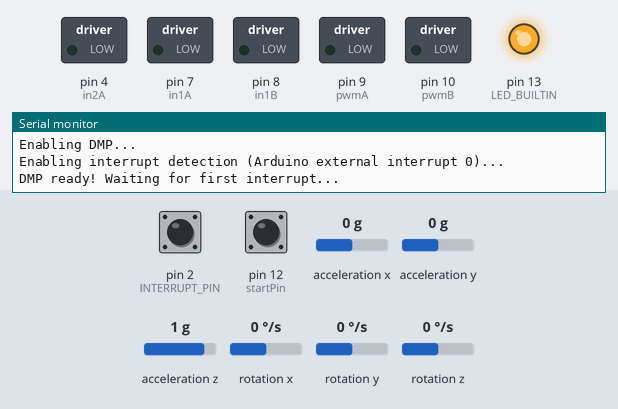
Recording of a sketch running on a simulated Arduino Uno, built with avr-gcc and run on an emulated ATmega328P. Parts: switched loads named in the sketch (green lamp = pin HIGH), output pins drawn as LEDs (lit = HIGH), the last lines printed to the serial monitor. Inputs (shaded band) come from the test bench; at power-on: pin 12 (startPin) HIGH, pin 2 (INTERRUPT_PIN) LOW, acceleration x 0 g, acceleration y 0 g, acceleration z 1 g, rotation x 0 °/s, rotation y 0 °/s, rotation z 0 °/s. The sensor or clock chip raises its interrupt line as the real part does.

Above: at 0.6 s.
At 2.8 s:
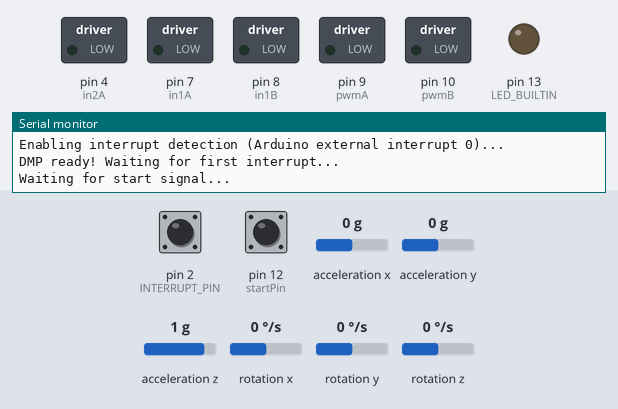
2.9 s: pin 12 (startPin) pulled LOW for 0.15 s
At 23.78 s:
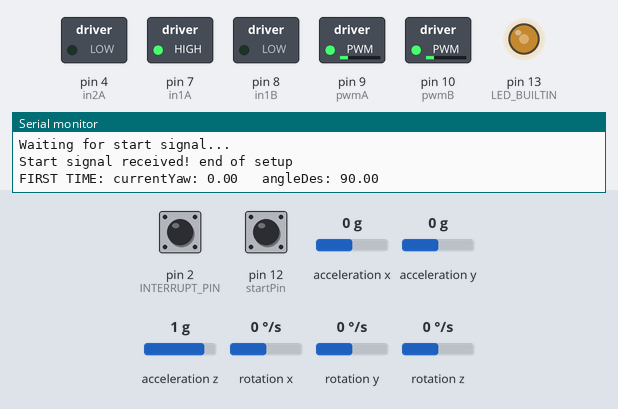
Timing chart, 0 to 25.1 s (numbered marks = the images above; inputs shaded):
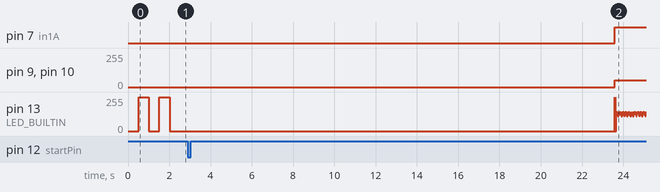

The sketch:

2_gyro_driver_integration.ino
```cpp
#include "I2Cdev.h"
#include "MPU6050_6Axis_MotionApps20.h"

MPU6050 mpu;

int const INTERRUPT_PIN = 2;  // Define the interruption #0 pin
bool blinkState;

/*---MPU6050 Control/Status Variables---*/
bool DMPReady = false;  // Set true if DMP init was successful
uint8_t MPUIntStatus;   // Holds actual interrupt status byte from MPU
uint8_t devStatus;      // Return status after each device operation (0 = success, !0 = error)
uint16_t packetSize;    // Expected DMP packet size (default is 42 bytes)
uint8_t FIFOBuffer[64]; // FIFO storage buffer

/*---Orientation/Motion Variables---*/
Quaternion q;           // [w, x, y, z]         Quaternion container
VectorInt16 aa;         // [x, y, z]            Accel sensor measurements
VectorInt16 gy;         // [x, y, z]            Gyro sensor measurements
VectorInt16 aaReal;     // [x, y, z]            Gravity-free accel sensor measurements
VectorInt16 aaWorld;    // [x, y, z]            World-frame accel sensor measurements
VectorFloat gravity;    // [x, y, z]            Gravity vector
float euler[3];         // [psi, theta, phi]    Euler angle container
float ypr[3];           // [yaw, pitch, roll]   Yaw/Pitch/Roll container and gravity vector

/*-Packet structure for InvenSense teapot demo-*/
uint8_t teapotPacket[14] = { '$', 0x02, 0, 0, 0, 0, 0, 0, 0, 0, 0x00, 0x00, '\r', '\n' };

/*------Interrupt detection routine------*/
volatile bool MPUInterrupt = false;     // Indicates whether MPU6050 interrupt pin has gone high
void DMPDataReady() {
  MPUInterrupt = true;
}

const int startPin = 12;  // Best practice

float angleDes = 90;
float currentYaw = 0;

/* ROBOT STURCTURE
front is rolling ball

LEFT motor
encoder1
motorA

RIGHT motor
encoder2
motorB
*/


// Encoder 1
const int encoder1PinA = 2;//3;//2; // Interrupt pin
const int encoder1PinB = 15;//14;//15; // Regular digital pin
// Encoder 2
const int encoder2PinA = 3; // Interrupt pin
const int encoder2PinB = 14; // Regular digital pin
// Variable to keep track of the encoder position
volatile long encoder1Position = 0;
volatile long encoder2Position = 0;
// Motor A
int pwmA = 9;//5;
int in1A = 7;//2; //used to be 3 but changed to save pwm output
int in2A = 4;//4;
// Motor B
int pwmB = 10;//6;
int in1B = 8;//7;
int in2B = 12;//8;
// Motor Speed Values - Start at zero
int MotorSpeed1 = 100;
int MotorSpeed2 = 100;

volatile float encoder1Dist = 0;
volatile float encoder2Dist = 0;

void setup() {
  // put your setup code here, to run once:
  pinMode(LED_BUILTIN, OUTPUT);
  // Set all the motor control pins to outputs
  pinMode(pwmA, OUTPUT);
  pinMode(pwmB, OUTPUT);
  pinMode(in1A, OUTPUT);
  pinMode(in2A, OUTPUT);
  pinMode(in1B, OUTPUT);
  pinMode(in2B, OUTPUT);

  #if I2CDEV_IMPLEMENTATION == I2CDEV_ARDUINO_WIRE
    Wire.begin();
    Wire.setClock(400000); // 400kHz I2C clock. Comment on this line if having compilation difficulties
  #elif I2CDEV_IMPLEMENTATION == I2CDEV_BUILTIN_FASTWIRE
    Fastwire::setup(400, true);
  #endif

  Serial.begin(115200); //115200 is required for Teapot Demo output
  while (!Serial);

  /*Initialize device*/
  Serial.println(F("Initializing I2C devices..."));
  mpu.initialize();
  pinMode(INTERRUPT_PIN, INPUT);

  /*Verify connection*/
  Serial.println(F("Testing MPU6050 connection..."));
  if(mpu.testConnection() == false){
    Serial.println("MPU6050 connection failed");
    while(true);
  }
  else {
    Serial.println("MPU6050 connection successful");
  }

  /* Initializate and configure the DMP*/
  Serial.println(F("Initializing DMP..."));
  devStatus = mpu.dmpInitialize();

  /* Making sure it worked (returns 0 if so) */
  if (devStatus == 0) {
    mpu.CalibrateAccel(10);  // Calibration Time: generate offsets and calibrate our MPU6050
    mpu.CalibrateGyro(10);
    Serial.println("These are the Active offsets: ");
    mpu.PrintActiveOffsets();
    Serial.println(F("Enabling DMP..."));   //Turning ON DMP
    mpu.setDMPEnabled(true);

    /*Enable Arduino interrupt detection*/
    Serial.print(F("Enabling interrupt detection (Arduino external interrupt "));
    Serial.print(digitalPinToInterrupt(INTERRUPT_PIN));
    Serial.println(F(")..."));
    attachInterrupt(digitalPinToInterrupt(INTERRUPT_PIN), DMPDataReady, RISING);
    MPUIntStatus = mpu.getIntStatus();

    /* Set the DMP Ready flag so the main loop() function knows it is okay to use it */
    Serial.println(F("DMP ready! Waiting for first interrupt..."));
    DMPReady = true;
    packetSize = mpu.dmpGetFIFOPacketSize(); //Get expected DMP packet size for later comparison
  }
  else {
    Serial.print(F("DMP Initialization failed (code ")); //Print the error code
    Serial.print(devStatus);
    Serial.println(F(")"));
    // 1 = initial memory load failed
    // 2 = DMP configuration updates failed
  }


  // Set start pin and wait until pressed
  pinMode(startPin, INPUT_PULLUP);  // Set the pin as an input

  digitalWrite(LED_BUILTIN, HIGH);
  delay(500);
  digitalWrite(LED_BUILTIN,LOW);
  delay(500);
  digitalWrite(LED_BUILTIN, HIGH);
  delay(500);
  digitalWrite(LED_BUILTIN,LOW);

  Serial.println("Waiting for start signal...");
  while (digitalRead(startPin) == HIGH) {
    // Do nothing, just wait
  }
  Serial.println("Start signal received! end of setup");
  //float targetYaw = normalizeAngle(angleDes);

  delay(2000);


  //read just once for first time
  if (!DMPReady) return; // Stop the program if DMP programming fails.
  discardInitialReadings(1000);  // Discard the first 10 readings

  /* Read a packet from FIFO */
  while(!mpu.dmpGetCurrentFIFOPacket(FIFOBuffer)) { // Get the Latest packet
    //do nothing, just wait
  }
  /* Display Euler angles in degrees */
  mpu.dmpGetQuaternion(&q, FIFOBuffer);
  mpu.dmpGetGravity(&gravity, &q);
  mpu.dmpGetYawPitchRoll(ypr, &q, &gravity);

  currentYaw = ypr[0] * 180 / M_PI;

  angleDes = normalizeAngle(currentYaw + 90);
  Serial.print("FIRST TIME: ");
  Serial.print("currentYaw: ");
  Serial.print(currentYaw);
  Serial.print("   angleDes: ");
  Serial.println(angleDes);
}


void loop() {
  // put your main code here, to run repeatedly:

  readIMU();

  if (abs(normalizeAngle(angleDes-currentYaw)) > 2) {
    rotateClockwise();
  } else {
    Serial.print("REACHED TARGET: ");
    Serial.print("currentYaw: ");
    Serial.print(currentYaw);
    Serial.print("   angleDes: ");
    Serial.println(angleDes);
    stopMotors();
    delay(5000); // Wait for 5 seconds //better to use millis() to keep looking at rotation changes
    // Set new target yaw for the next 90° turn
    readIMU();
    angleDes = normalizeAngle(currentYaw + 90);
    Serial.print("NEW TARGET: ");
    Serial.print("currentYaw: ");
    Serial.print(currentYaw);
    Serial.print("   angleDes: ");
    Serial.println(angleDes);
  }

}

void readIMU() {
  if (!DMPReady) return; // Stop the program if DMP programming fails.

  /* Read a packet from FIFO */
  if (mpu.dmpGetCurrentFIFOPacket(FIFOBuffer)) { // Get the Latest packet
    /* Display Euler angles in degrees */
    mpu.dmpGetQuaternion(&q, FIFOBuffer);
    mpu.dmpGetGravity(&gravity, &q);
    mpu.dmpGetYawPitchRoll(ypr, &q, &gravity);
    // Serial.print("ypr\t");
    // Serial.print(ypr[0] * 180/M_PI);
    // Serial.print("\t");
    // Serial.print(ypr[1] * 180/M_PI);
    // Serial.print("\t");
    // Serial.println(ypr[2] * 180/M_PI);

    /* Blink LED to indicate activity */
    blinkState = !blinkState;
    digitalWrite(LED_BUILTIN, blinkState);
    currentYaw = ypr[0] * 180 / M_PI;
  }
}


void rotateClockwise() {
  // Set Motor A backward
  digitalWrite(in1A, HIGH);
  digitalWrite(in2A, LOW);
  //analogWrite(pwmA, MotorSpeed1);

  // Set Motor B forward
  digitalWrite(in1B, LOW);
  digitalWrite(in2B, HIGH);
  //analogWrite(pwmB, MotorSpeed2);

  float yawError = abs(normalizeAngle(angleDes - currentYaw));

  if (yawError > 20) {
    analogWrite(pwmA, 50);  // Full speed
    analogWrite(pwmB, 50);  // Full speed
  } else if (yawError > 10) {
    analogWrite(pwmA, 40);  // Full speed
    analogWrite(pwmB, 40);  // Full speed
  } else {
    analogWrite(pwmA, 30);  // Full speed
    analogWrite(pwmB, 30);  // Full speed
  }


}

void stopMotors() {
  digitalWrite(in1A, LOW);
  digitalWrite(in2A, LOW);
  analogWrite(pwmA, 0);

  digitalWrite(in1B, LOW);
  digitalWrite(in2B, LOW);
  analogWrite(pwmB, 0);
}

float normalizeAngle(float angle) {
  while (angle > 180) angle -= 360;
  while (angle < -180) angle += 360;
  return angle;
}


void discardInitialReadings(int numReadings) {
    for (int i = 0; i < numReadings; i++) {
        if (mpu.dmpGetCurrentFIFOPacket(FIFOBuffer)) {
            mpu.dmpGetQuaternion(&q, FIFOBuffer);
            mpu.dmpGetGravity(&gravity, &q);
            mpu.dmpGetYawPitchRoll(ypr, &q, &gravity);
        }
        delay(10);  // Small delay to let the sensor stabilize
    }
}
```

Measured:
- after the input at 2.9 s, pin 7 (in1A): LOW → HIGH after 20.7 s; pin 9 (pwmA), pin 10 (pwmB): 0/255 → 50/255 after 20.7 s
